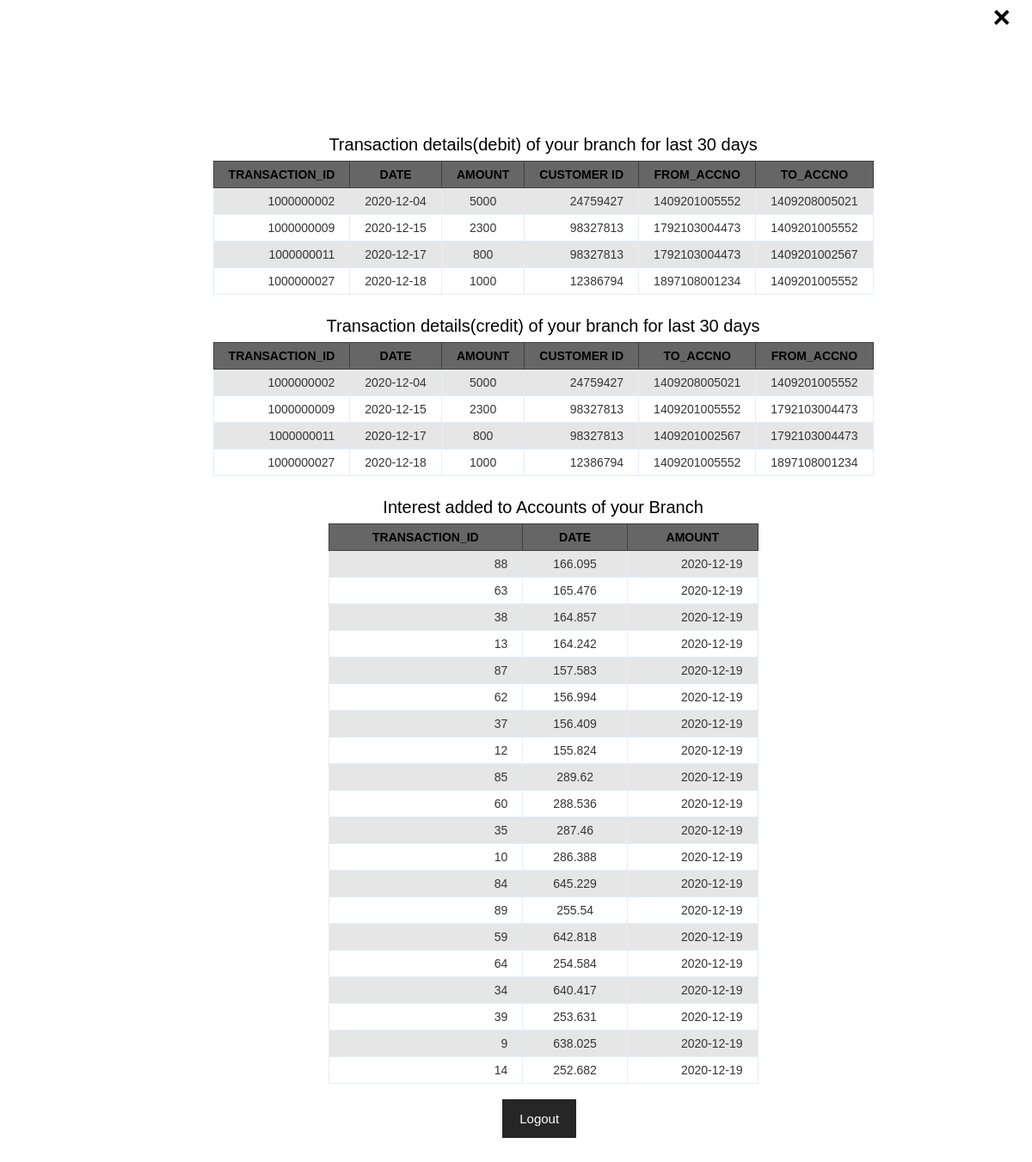
Page /testf1/etday.php (signed in) on the committed database.
### tables this page shows
CREATE TABLE `transaction` (
  `transid` int(10) unsigned NOT NULL AUTO_INCREMENT,
  `transdate` date NOT NULL,
  `amount` decimal(8,0) unsigned NOT NULL,
  `custid` decimal(8,0) unsigned NOT NULL,
  `accno` decimal(13,0) unsigned NOT NULL,
  `to_acc` decimal(13,0) unsigned NOT NULL,
  PRIMARY KEY (`transid`,`to_acc`,`accno`,`custid`),
  UNIQUE KEY `transid_UNIQUE` (`transid`),
  KEY `custom_id_idx` (`custid`),
  KEY `toacc` (`to_acc`),
  KEY `acc_no` (`accno`),
  CONSTRAINT `acc_no` FOREIGN KEY (`accno`) REFERENCES `account` (`accno`) ON DELETE CASCADE,
  CONSTRAINT `custom_id` FOREIGN KEY (`custid`) REFERENCES `customer` (`custid`) ON DELETE CASCADE,
  CONSTRAINT `toacc` FOREIGN KEY (`to_acc`) REFERENCES `account` (`accno`) ON DELETE CASCADE
);

CREATE TABLE `acc_interest` (
  `accid` decimal(13,0) NOT NULL,
  `difadded` float NOT NULL,
  `id` int(11) NOT NULL AUTO_INCREMENT,
  `adate` date NOT NULL,
  PRIMARY KEY (`id`),
  KEY `accoid_idx` (`accid`),
  CONSTRAINT `accoid` FOREIGN KEY (`accid`) REFERENCES `account` (`accno`) ON DELETE CASCADE ON UPDATE CASCADE
);

### testf1/etday.php (the view, shortened to what this page needs)
<html>
<head>
	<link rel="stylesheet" type="text/css" href="s2.css" />
</head>
<body>
	<div class="container">
		<form>
			<div class="imgcontainer"> <span onclick="window.location.href = 'tabs10.php'" class="close" title="Close">&times;</span> </div>
			<div class="container">
				<table class="data-table">
					<caption class="title" style="text-align: center; font-size: 20px; ">Transaction details(debit) of your branch for last 30 days</caption>
					<thead>
						<tr>
							<th>Transaction_id</th>
							<th>Date</th>
							<th>Amount</th>
							<th>Customer id</th>
							<th>From_Accno</th>
							<th>To_Accno</th>
						</tr>
					</thead>
					<tbody>
						<?php
         include("dbcon.php");
         $date   = date("Y-m-d");
         if (mysqli_multi_query($db, "SELECT transid ,transdate ,amount ,custid ,accno ,to_acc FROM trans where transdate >= DATE_ADD( '$date',INTERVAL -30 DAY) order by transdate ")  or die('SQL Error: ' . mysqli_error($db))) {
             do {
                 if ($result1 = mysqli_store_result($db)) {
                     while ($row = mysqli_fetch_row($result1)) {
						echo '<tr>
						<td>'.$row[0].'</td>
						<td>'.$row[1].'</td>
                 <td>'.$row[2].'</td>
                 <td>'.$row[3].'</td>
                 <td>'.$row[4].'</td>
                 <td>'.$row[5].'</td>
                 </tr>';
                     }
                 }
             } while (mysqli_next_result($db));
         }
         ?>
				</table>
				<br>
				<table class="data-table">
					<caption class="title" style="text-align: center; font-size: 20px; " s>Transaction details(credit) of your branch for last 30 days</caption>
					<thead>
						<tr>
							<th>Transaction_id</th>
							<th>Date</th>
							<th>Amount</th>
							<th>Customer id</th>
							<th>To_Accno</th>
							<th>From_Accno</th>
						</tr>
					</thead>
					<tbody>
						<?php
                           include("dbcon.php");
                           $date   = date("Y-m-d");
                           if (mysqli_multi_query($db, "SELECT transid ,transdate ,amount ,custid ,accno ,to_acc FROM trans where transdate >= DATE_ADD( '$date',INTERVAL -30 DAY)  order by transdate ")  or die('SQL Error: ' . mysqli_error($db))) {
                               do {
                                   if ($result1 = mysqli_store_result($db)) {
                                      while ($row = mysqli_fetch_row($result1)) {
                                           echo '<tr>
										<td>'.$row[0].'</td>
										<td>'.$row[1].'</td>
										<td>'.$row[2].'</td>
                                           <td>'.$row[3].'</td>
										<td>'.$row[5].'</td>
										<td>'.$row[4].'</td>
										</tr>';
                                       }
                                   }
                               } while (mysqli_next_result($db));
                           }
                           ?>
					</tbody>
				</table>
				<br>
				<table class="data-table">
					<caption class="title" style="text-align: center; font-size: 20px; ">Interest added to Accounts of your Branch</caption>
					<thead>
						<tr>
							<th>Transaction_id</th>
							<th>Date</th>
							<th>Amount</th>
						</tr>
					</thead>
					<tbody>
						<?php
   						include("dbcon.php");
						$date   = date("Y-m-d");
       					$empid = $_SESSION['empid'];
						$result = mysqli_query($db, "SELECT * FROM employee WHERE empid = '$empid'") or die('SQL Error: ' . mysqli_error($db));
						$row1 = mysqli_fetch_array($result);
						$ifsc= $row1['ifsc'];
						$ifsc = mysqli_real_escape_string($db, $ifsc);
       					if (mysqli_multi_query($db, "SELECT * from acc_interest inner join account on accid=accno where ifsc='$ifsc' and adate>= DATE_ADD( '$date',INTERVAL -30 DAY)order by adate ")  or die('SQL Error: ' . mysqli_error($db))) {
           					do {
               					if ($result1 = mysqli_store_result($db)) {
                   					while ($row = mysqli_fetch_row($result1)) {
                       					echo '<tr>
										<td>'.$row[2].'</td>
										<td>'.$row[1].'</td>
										<td>'.$row[3].'</td>
										</tr>';
                   					}
               					}
           					} while (mysqli_next_result($db));
       					}
   						?>
					</tbody>
				</table>
			</div>
			<br>
			<button type="button" onclick="window.location.href= 'index.php'" class="cancelbtn">Logout</button>
		</form>
	</div>
</body>

### testf1/s2.css (style rules this page uses)
body { font-family: Arial, Helvetica, sans-serif; }
form { width: 80%; margin: 150px; }
table { margin: auto; font-size: 12px; }
table td { transition: all .5s; text-align: center; }
.data-table { border-collapse: collapse; font-size: 14px; min-width: 500px; }
.data-table th, .data-table td { border: 1px solid #e1edff; padding: 7px 17px; }
.data-table caption { margin: 7px; }
.data-table thead th { background-color: #666666; border-color: #404040; text-transform: uppercase; }
.data-table tbody td { color: #353535; }
.data-table tbody td:first-child, .data-table tbody td:nth-child(4), .data-table tbody td:last-child { text-align: right; }
.data-table tbody tr:nth-child(odd) td { background-color: #e6e6e6; }
.close { position: absolute; right: 25px; top: 0; color: #000; font-size: 35px; font-weight: bold; }
button { background-color: #262626; color:white; padding: 14px 20px; margin-left: 45%; border: none; cursor: pointer; width: auto; font-size: 15px; }

### rows in the picture
transaction: transid "1000000002", transdate "2020-12-04", amount "5000", custid "24759427", accno "1409201005552", to_acc "1409208005021"
transaction: transid "1000000009", transdate "2020-12-15", amount "2300", custid "98327813", accno "1792103004473", to_acc "1409201005552"
transaction: transid "1000000011", transdate "2020-12-17", amount "800", custid "98327813", accno "1792103004473", to_acc "1409201002567"
transaction: transid "1000000027", transdate "2020-12-18", amount "1000", custid "12386794", accno "1897108001234", to_acc "1409201005552"
acc_interest: id "88", difadded "166.095", adate "2020-12-19"
acc_interest: id "63", difadded "165.476", adate "2020-12-19"
acc_interest: id "38", difadded "164.857", adate "2020-12-19"
acc_interest: id "13", difadded "164.242", adate "2020-12-19"
acc_interest: id "87", difadded "157.583", adate "2020-12-19"
acc_interest: id "62", difadded "156.994", adate "2020-12-19"
acc_interest: id "37", difadded "156.409", adate "2020-12-19"
acc_interest: id "12", difadded "155.824", adate "2020-12-19"
acc_interest: id "85", difadded "289.62", adate "2020-12-19"
acc_interest: id "60", difadded "288.536", adate "2020-12-19"
acc_interest: id "35", difadded "287.46", adate "2020-12-19"
acc_interest: id "10", difadded "286.388", adate "2020-12-19"
acc_interest: id "84", difadded "645.229", adate "2020-12-19"
acc_interest: id "89", difadded "255.54", adate "2020-12-19"
acc_interest: id "59", difadded "642.818", adate "2020-12-19"
acc_interest: id "64", difadded "254.584", adate "2020-12-19"
acc_interest: id "34", difadded "640.417", adate "2020-12-19"
acc_interest: id "39", difadded "253.631", adate "2020-12-19"
acc_interest: id "9", difadded "638.025", adate "2020-12-19"
acc_interest: id "14", difadded "252.682", adate "2020-12-19"
